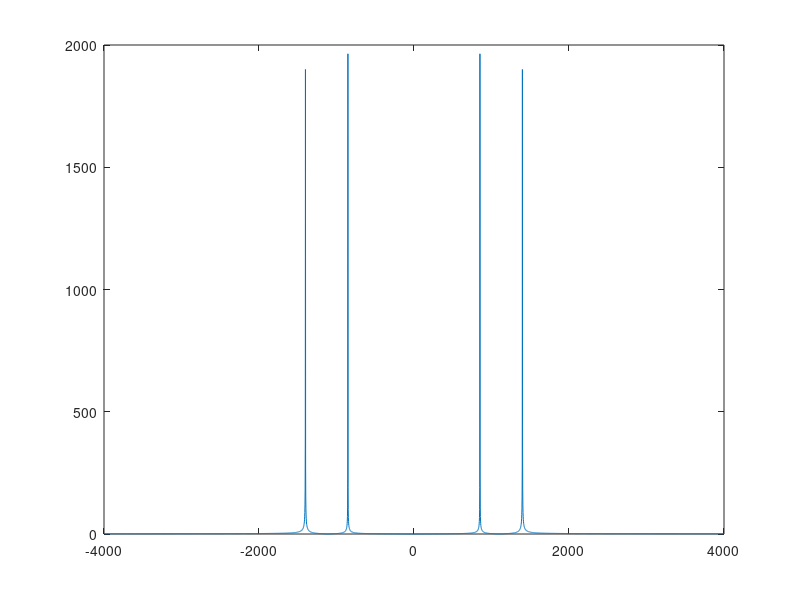

Write the MATLAB code that produced this figure.
clc;
clear;

fs=8000;
Ts=1/fs;
t=0:Ts:0.5;
n=0:length(t)-1;
x=sin(2*pi*852*t)+sin(2*pi*1400*t);
y=fft(x);
T=(-length(t)/2:(length(t)/2)-1)*fs/length(t);
plot(T,fftshift(abs(y)))
